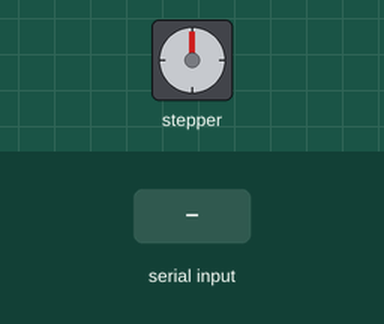
The sketch below on a simulated Arduino Uno, built with avr-gcc and run on an emulated ATmega328P. Parts: stepper motor. Inputs (shaded band) come from the test bench. Stepper angles assume 2038 steps per turn.

Above: at 1.2 s.
1.3 s: "f" received over Serial
At 1.75 s:
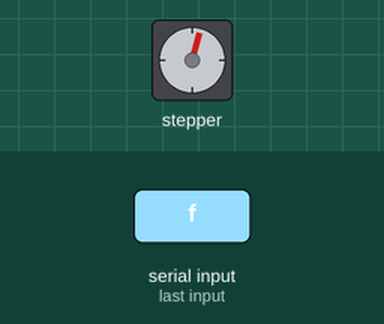
4.3 s: "b" received over Serial
7.3 s: "s" received over Serial
At 7.3 s:
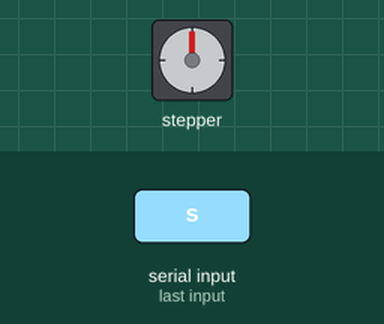
8.8 s: "b" received over Serial
At 9.25 s:
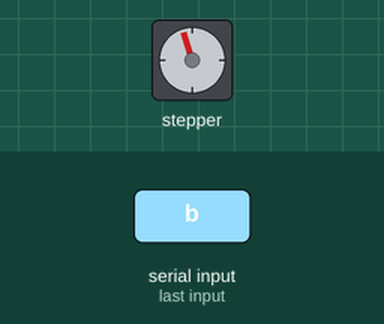
Timing chart, 0 to 15.8 s (numbered marks = the images above; inputs shaded):
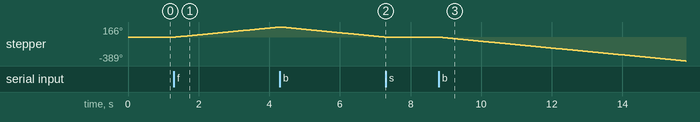

Measured:
- after the input at 1.3 s, stepper: keeps turning clockwise at about 56°/s, starting at once
- after the input at 7.3 s, stepper: stops changing and stays 0°
- after the input at 8.8 s, stepper: keeps turning counter-clockwise at about 56°/s, starting at once

The sketch:

motor_ctrl.ino
```cpp
#include <Stepper.h>

#define STEPS_PER_REV 2038  // For 28BYJ-48

// control pins to arduino connection
const int in1 = 8;
const int in2 = 9;
const int in3 = 10;
const int in4 = 11;

Stepper myStepper = Stepper(STEPS_PER_REV, in1, in3, in2, in4);

bool motorRunning = false;
char lastCommand = 's';

void setup() {
  Serial.begin(9600);
}

void loop() {
  myStepper.setSpeed(10);  // Speed in RPM
  if (Serial.available()) {
    char command = Serial.read();

    if (command != lastCommand) { // Process only new commands
      lastCommand = command;

      if (command == 'f') {
        motorRunning = true;
      }
      else if (command == 'b') {
        motorRunning = true;
      }
      else if (command == 's') {
        motorRunning = false;
      }
    }
  }

  // Keep stepping while motorRunning is true
  if (motorRunning) {
    if (lastCommand == 'f') myStepper.step(STEPS_PER_REV / 1500); // Small step forward
    if (lastCommand == 'b') myStepper.step(-STEPS_PER_REV / 1500); // Small step backward
  }
}
```
